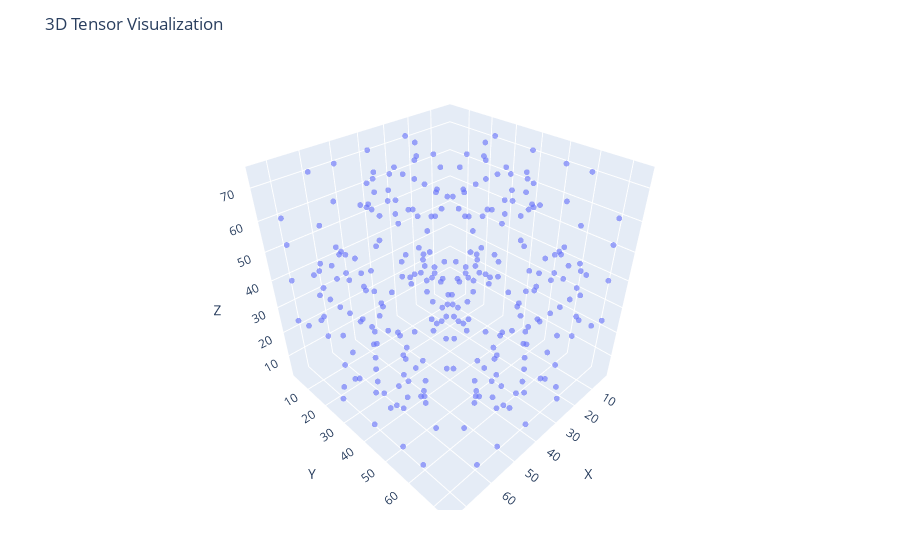

Source (notebook cell):
### Code cell
asTen = createTensorFromIncidence3(m)
plotTensor(asTen)

### Figure 1 — Plotly figure (JSON) as saved in the notebook; plotly's stock layout.template omitted (floating-point values rounded to 4 significant figures; data arrays with more than 128 entries replaced by an {"elided": "..."} marker saying what was removed)
{"data": [{"marker": {"opacity": 0.6, "size": 2}, "mode": "markers", "type": "scatter3d", "x": {"elided": "300 int values"}, "y": {"elided": "300 int values"}, "z": {"elided": "300 int values"}}], "layout": {"margin": {"b": 50, "l": 50, "r": 50, "t": 60}, "scene": {"aspectmode": "cube", "xaxis": {"range": [1, 76], "title": "X"}, "yaxis": {"range": [1, 76], "title": "Y"}, "zaxis": {"range": [1, 76], "title": "Z"}}, "title": "3D Tensor Visualization"}}
